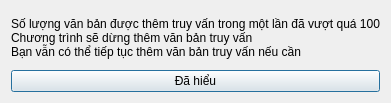
<?xml version="1.0" encoding="UTF-8"?>
<ui version="4.0">
 <class>WarningDialog</class>
 <widget class="QDialog" name="WarningDialog">
  <property name="geometry">
   <rect>
    <x>0</x>
    <y>0</y>
    <width>384</width>
    <height>103</height>
   </rect>
  </property>
  <property name="contextMenuPolicy">
   <enum>Qt::NoContextMenu</enum>
  </property>
  <property name="windowTitle">
   <string>Vượt giới hạn thêm truy vấn</string>
  </property>
  <layout class="QVBoxLayout" name="verticalLayout">
   <item>
    <widget class="QLabel" name="label">
     <property name="text">
      <string>Số lượng văn bản được thêm truy vấn trong một lần đã vượt quá 100
Chương trình sẽ dừng thêm văn bản truy vấn
Bạn vẫn có thể tiếp tục thêm văn bản truy vấn nếu cần</string>
     </property>
    </widget>
   </item>
   <item>
    <widget class="QPushButton" name="pushButton">
     <property name="text">
      <string>Đã hiểu</string>
     </property>
    </widget>
   </item>
  </layout>
 </widget>
 <layoutdefault spacing="6" margin="11"/>
 <resources/>
 <connections>
  <connection>
   <sender>pushButton</sender>
   <signal>clicked()</signal>
   <receiver>WarningDialog</receiver>
   <slot>reject()</slot>
   <hints>
    <hint type="sourcelabel">
     <x>277</x>
     <y>57</y>
    </hint>
    <hint type="destinationlabel">
     <x>325</x>
     <y>-8</y>
    </hint>
   </hints>
  </connection>
 </connections>
</ui>
